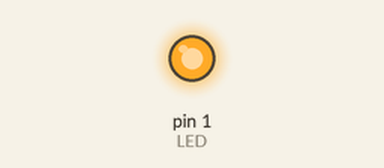
This sketch was run on a simulated Arduino Uno, built with avr-gcc and run on an emulated ATmega328P. Parts: output pins drawn as LEDs (lit = HIGH).

Above: at 0.05 s.
At 5.1 s:
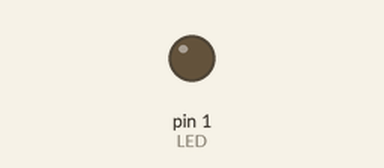
Timing chart, 0 to 13.1 s (numbered marks = the images above):
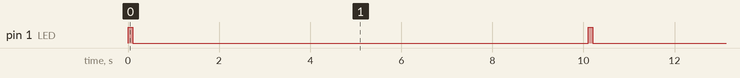

Measured:
- by itself, pin 1 (LED): alternates HIGH for 0.10 s and LOW for 10.0 s

The sketch:

single_blinking.ino
```cpp
const int LED =1;
void setup() {

  pinMode(LED, OUTPUT);
}


void loop() {
  digitalWrite(LED, HIGH); // turn the LED on (HIGH is the voltage level)
  delay(100);                       // wait for a second
  digitalWrite(LED, LOW);    // turn the LED off by making the voltage LOW
  delay(10000);                       // wait for a second
}
```
